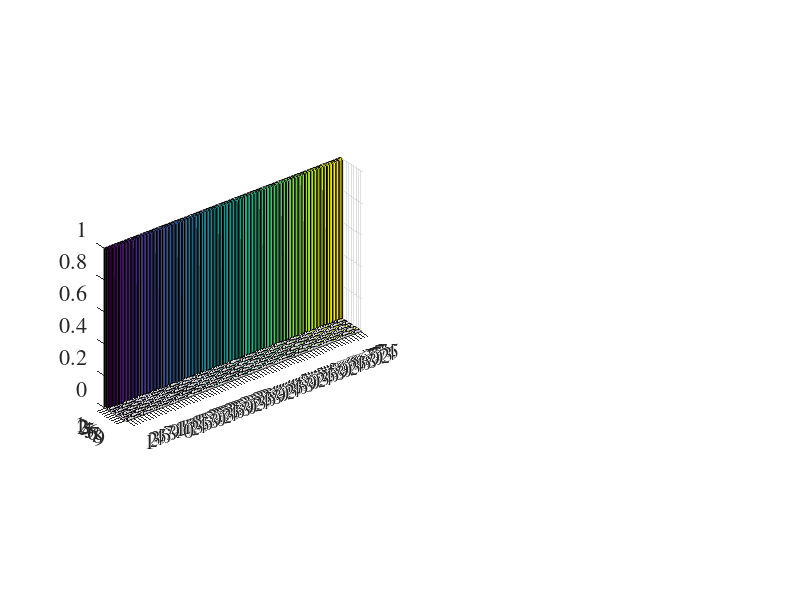

MATLAB code to generate this figure:
%% Contents
hbar=6.58E-16; % [eV*s] 约化普朗克常数
c_cm=2.297E10; % [cm/s] 光速
c_nm=2.297E17; % [nm/s] 光速
amu2eV=931.5E6; % [eV] convert amu to eV [E=m*c^2]
%% 参数
N=9;%基态的数量
m_amu=6; % [amu] oscillator mass
m=m_amu*amu2eV/(c_nm^2); % [eV*s^2/nm^2] oscillator mass
f_inv_cm=300; % [cm^{-1}] oscillator frequency (f=c/lamda)
f=f_inv_cm*c_cm; % [Hz] oscillator frequency
w=2*pi*f; % [rad/s] oscillator angular frequency

nt = 75; % [] number of time points
TimeSpan = 3; % [T0] calculation time span in units of T0
%% 计算
% 构造QHO的算符
a=diag(sqrt(1:N-1),1); % 下降算符
ad=a.'; % 上升算符
H=hbar*w*(ad*a+0.5*eye(N)); % [eV] Hamiltonian (energy basis)
X=sqrt(hbar/(2*m*w))*(ad+a); % position operator (energy basis)
% UEQ - eigenvectors of the X operator (energy basis)
[UEX,Xeigval]=eig(X);
UXE=UEX'; % transformation matrix from energy to state basis
% To transform psi_E in energy basis to psi_X in position basis,use
% psi_E=UQE*psi_X

E0 = hbar*w*0.5; % [eV] energy scale of the problem
T0 = hbar/E0; % [s] time scale for the problem

n=1; % index of eigenstate
eigenstate_n_E=zeros(N,1);
eigenstate_n_E(n+1)=1;
pd_eigenstate_n_E=conj(eigenstate_n_E).*eigenstate_n_E; % possibility distribution
eigenstate_n_X=UXE*eigenstate_n_E;
pd_eigenstate_n_X=conj(eigenstate_n_X).*eigenstate_n_X;

t = linspace(0,TimeSpan*T0,nt); % [s] time vector

psi_0_case = 1;
psi_0 = zeros(N,1); % zero vector for initial state
switch psi_0_case
    case 1
        psi_0(1) = 1; % initial state is the ground state
    case 2
        psi_0(2) = 2; % initial state is the ground state
end

psi_t_E = zeros(N,nt); % time-varying state psi(t) [energy basis]
psi_t_X = zeros(N,nt); % time-varying state psi(t) [site basis]
for t_idx = 1:nt
    Ut = expm(-1i * H * t(t_idx)/hbar);
    psi_t_E(:,t_idx) = Ut * psi_0;
    psi_t_X(:,t_idx) = UXE * psi_t_E(:,t_idx);
end

% probability densities
pd_t_E = conj(psi_t_E).*psi_t_E;
pd_t_X = conj(psi_t_X).*psi_t_X;
%% Visualization
% Energy basis visualization
subplot(1,2,1);
bar3(pd_t_E);
grid on;
set(gca,'Fontsize',16,'Fontname','Times');
% xlabel('Probability','Interpreter','latex');
% ylabel('$n$','Interpreter','latex');

% site basis visualization
% subplot(1,3,2:3);
% bar(diag(Xeigval),pd_eigenstate_n_X);
% grid on;
% ylabel('Probability','Interpreter','latex');
% xlabel('$X(nm)$','Interpreter','latex');